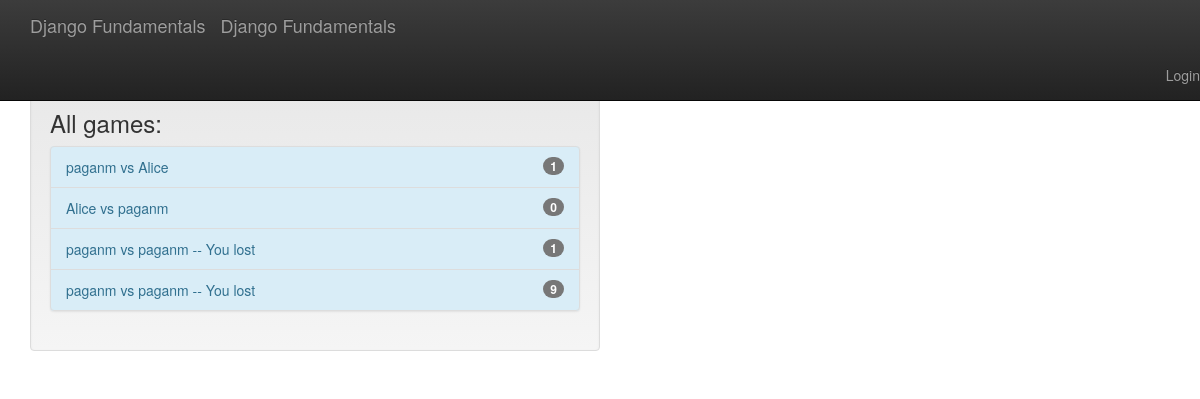
Screenshot of /games/all with the database file from the repository.
### gameplay/models.py (models this page shows, shortened)
@python_2_unicode_compatible
class Game(models.Model):
    first_player = models.ForeignKey(User, related_name = "games_first_player")
    second_player = models.ForeignKey(User, related_name = "games_second_player")
    start_time = models.DateTimeField(auto_now_add=True)
    last_active = models.DateTimeField(auto_now=True)
    status = models.CharField(max_length = 1, default = 'F', choices =
                              GAME_STATUS_CHOICES)
    objects = GamesQuerySet.as_manager()
    def get_absolute_url(self):
        return reverse('gameplay_detail', args=[self.id])
    def __str__(self):
        return "{0} vs {1}".format(
            self.first_player, self.second_player
        )

### gameplay/views.py (the view)
# urls.py: url(r'all$', AllGamesList.as_view())
class AllGamesList(ListView):
    model = Game

### player/templates/gameplay/game_list.html
{% extends 'base.html' %}
{% block content %}
    <div class = "well col-sm-6">
        <h3>All games:</h3>
        {% include "player/game_list_snippet.html" with games_list=object_list %}
    </div>
{% endblock content %}

### player/templates/player/game_list_snippet.html
{% if games_list %}
    <div class = "list-group bg-info" >
        {% for game in games_list %}
            <a class = "list-group-item list-group-item-info"
               href = "{{ game.get_absolute_url }}">
                {{ game }}
                {% if game.status not in 'FS' %}
                    {% if game.status == "D" %}
                        -- Draw
                    {% elif game.status == "W" and user == game.first_player %}
                        -- You won!
                    {% elif game.status == "L" and user == game.second_player %}
                        -- You won!
                    {% else %}
                        -- You lost
                    {% endif %}
                {% endif %}
                <span class = "badge">{{ game.move_set.count }}</span>
            </a>
        {% endfor %}
    </div>
{% endif %}

### player/templates/base.html (style rules this page uses)
body { padding-top: 70px; padding-bottom: 20px; }

### rows the page displays
Game: first_player+second_player "paganm vs Alice", move_set.count "1"
Game: first_player+second_player "Alice vs paganm", move_set.count "0"
Game: first_player+second_player "paganm vs paganm", status "-- You lost", move_set.count "1"
Game: first_player+second_player "paganm vs paganm", status "-- You lost", move_set.count "9"
